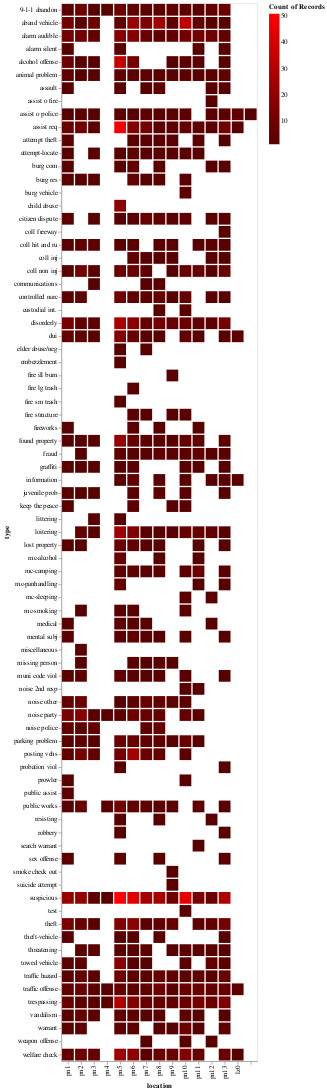

Notebook cell for this chart:
### Markdown cell above
Create a single visualization using Altair that explores this dataset visually and begins to provide a high level overview of the information in the dataset.

### Code cell
"""{'arrived': '11:01',
 'cleared': '11:25',
 'date': '08/19/16',
 'dispatched': '10:58',
 'id': '160819036',
 'location': 'pn5',
 'received': '10:57',
 'type': 'disorderly'}"""
alt.Chart(incidents_df).mark_bar().encode(
    alt.Y('type'),
    alt.Color('count(type):O', scale = alt.Scale(domain = [1,51], range = ['#000000', '#FF0000'])),
    alt.X('location', 
          scale = alt.Scale(domain = ['pn1',  'pn2',  'pn3',  'pn4',  'pn5',  'pn6',  'pn7',  'pn8',  'pn9', 'pn10',  'pn11',  'pn12',  'pn13',  'lz0', '']))
).configure_cell(height = 50, width = 50)

### Figure 1 — Vega-Lite specification as saved in the notebook (floating-point values rounded to 4 significant figures; data arrays with more than 128 entries replaced by an {"elided": "..."} marker saying what was removed)
{"$schema": "https://vega.github.io/schema/vega-lite/v1.2.1.json", "config": {"cell": {"height": 50, "width": 50}}, "data": {"values": {"elided": "2371 records"}}, "encoding": {"color": {"aggregate": "count", "field": "type", "scale": {"domain": [1, 51], "range": ["#000000", "#FF0000"]}, "type": "ordinal"}, "x": {"field": "location", "scale": {"domain": ["pn1", "pn2", "pn3", "pn4", "pn5", "pn6", "pn7", "pn8", "pn9", "pn10", "pn11", "pn12", "pn13", "lz0", ""]}, "type": "nominal"}, "y": {"field": "type", "type": "nominal"}}, "mark": "bar"}
